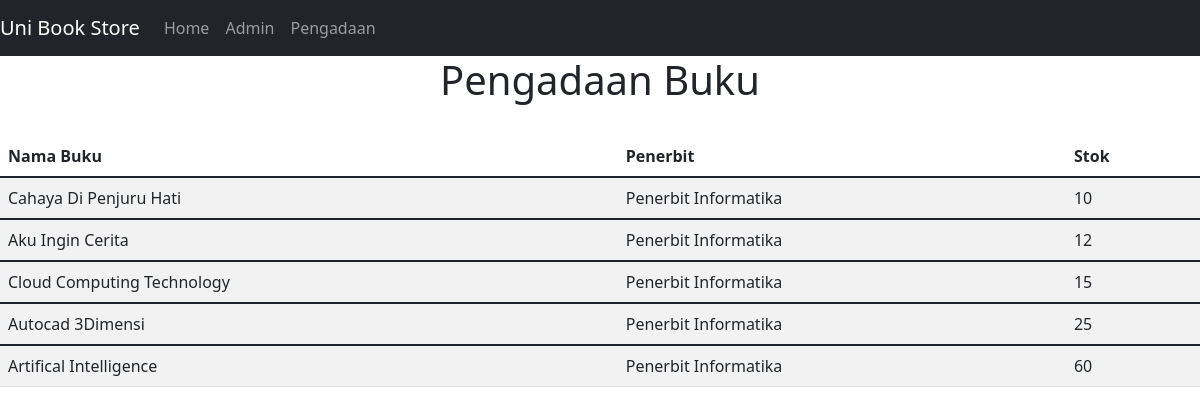
Screenshot of /pengadaan.php with the database file from the repository.
### tables this page shows
CREATE TABLE `buku` (
  `id_buku` varchar(20) NOT NULL,
  `kategori` varchar(30) DEFAULT NULL,
  `nama_buku` varchar(50) DEFAULT NULL,
  `harga` int(10) DEFAULT NULL,
  `stok` int(5) DEFAULT NULL,
  `penerbit` varchar(30) DEFAULT NULL,
  PRIMARY KEY (`id_buku`)
);

### pengadaan.php (the view, shortened to what this page needs)
<?php
include 'config.php';
?>
<!DOCTYPE html>
<html lang="en">
<head>
      <link href="https://cdn.jsdelivr.net/npm/bootstrap@5.1.3/dist/css/bootstrap.min.css" rel="stylesheet">
</head>
<body>
<nav class="navbar navbar-expand-sm bg-dark navbar-dark">
  <a class="navbar-brand" href="#">Uni Book Store</a>
  <ul class="navbar-nav">
    <li class="nav-item">
      <a class="nav-link" href="index.php">Home</a>
    </li>
    <li class="nav-item">
      <a class="nav-link" href="admin.php">Admin</a>
    </li>
    <li class="nav-item">
      <a class="nav-link" href="#">Pengadaan</a>
    </li>
  </ul>
</nav>
<h1 align="center">Pengadaan Buku</h1>
<br>
    <table class="table table-striped table-hover">
    <thead>
    <tr>
        <td><b>Nama Buku</b></td>
        <td><b>Penerbit</b></td>
        <td><b>Stok</b></td>
    </tr>
    </thead>
    <?php
    if(isset($_POST['cari'])){
		$cari = $_POST['cari'];
		$data = mysqli_query($config, "select * from buku where judul_buku like '%".$cari."%'");
	}else{
		$data = mysqli_query($config, "select * from buku order by stok asc");
	}
    while($row = mysqli_fetch_assoc($data)):?>
    <tbody>
    <tr>
        <td><?php echo $row['nama_buku'];?></td>
        <td><?php echo $row['penerbit'];?></td>
        <td><?php echo $row['stok'];?></td>
    </tr>
    </tbody>
    <?php endwhile;?>
    </table>
</body>
</html>

### rows the page displays
buku: nama_buku "Cahaya Di Penjuru Hati", penerbit "Penerbit Informatika", stok "10"
buku: nama_buku "Aku Ingin Cerita", penerbit "Penerbit Informatika", stok "12"
buku: nama_buku "Cloud Computing Technology", penerbit "Penerbit Informatika", stok "15"
buku: nama_buku "Autocad 3Dimensi", penerbit "Penerbit Informatika", stok "25"
buku: nama_buku "Artifical Intelligence", penerbit "Penerbit Informatika", stok "60"
